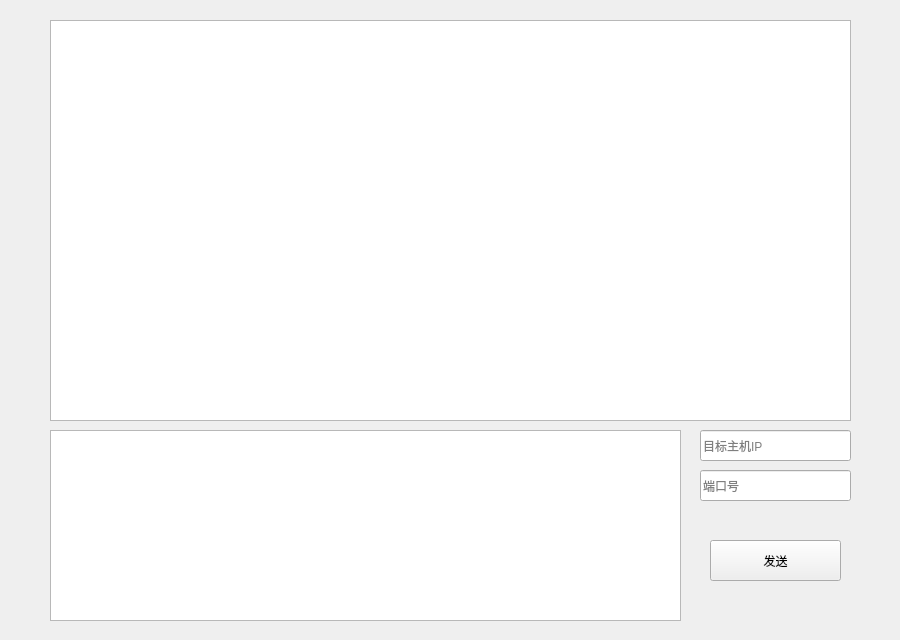
<?xml version="1.0" encoding="UTF-8"?>
<ui version="4.0">
 <class>ChatBox</class>
 <widget class="QWidget" name="ChatBox">
  <property name="geometry">
   <rect>
    <x>0</x>
    <y>0</y>
    <width>900</width>
    <height>640</height>
   </rect>
  </property>
  <property name="windowTitle">
   <string>ChatBox</string>
  </property>
  <widget class="QLineEdit" name="ip">
   <property name="geometry">
    <rect>
     <x>700</x>
     <y>430</y>
     <width>151</width>
     <height>31</height>
    </rect>
   </property>
   <property name="placeholderText">
    <string>目标主机IP</string>
   </property>
  </widget>
  <widget class="QPlainTextEdit" name="msg_board">
   <property name="geometry">
    <rect>
     <x>50</x>
     <y>20</y>
     <width>801</width>
     <height>401</height>
    </rect>
   </property>
   <property name="readOnly">
    <bool>true</bool>
   </property>
   <property name="overwriteMode">
    <bool>false</bool>
   </property>
  </widget>
  <widget class="QPlainTextEdit" name="msg_box">
   <property name="geometry">
    <rect>
     <x>50</x>
     <y>430</y>
     <width>631</width>
     <height>191</height>
    </rect>
   </property>
   <property name="undoRedoEnabled">
    <bool>true</bool>
   </property>
   <property name="plainText">
    <string/>
   </property>
   <property name="placeholderText">
    <string>聊天框</string>
   </property>
  </widget>
  <widget class="QPushButton" name="send_button">
   <property name="geometry">
    <rect>
     <x>710</x>
     <y>540</y>
     <width>131</width>
     <height>41</height>
    </rect>
   </property>
   <property name="text">
    <string>发送</string>
   </property>
  </widget>
  <widget class="QLineEdit" name="port">
   <property name="geometry">
    <rect>
     <x>700</x>
     <y>470</y>
     <width>151</width>
     <height>31</height>
    </rect>
   </property>
   <property name="placeholderText">
    <string>端口号</string>
   </property>
  </widget>
 </widget>
 <resources/>
 <connections/>
</ui>
